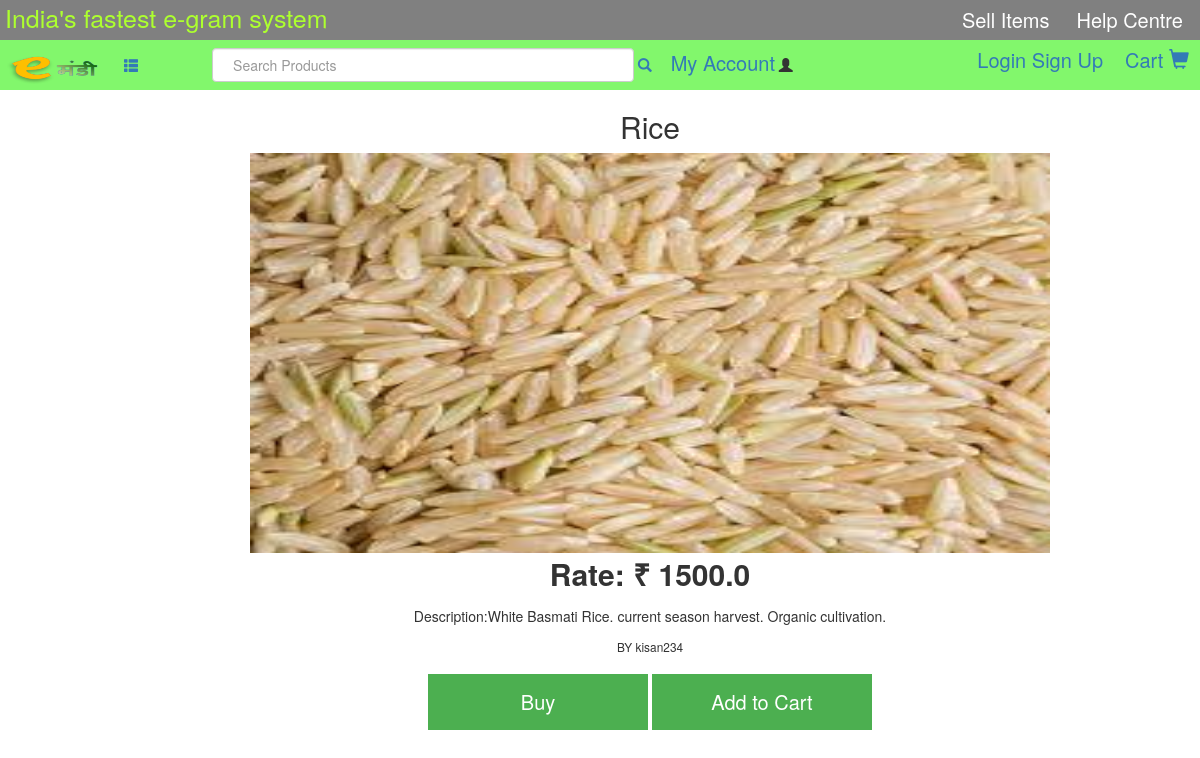
The app's page /accounts/10/ with its own data.
### main/models.py (models this page shows, shortened)
class Product(models.Model):
	image = models.ImageField()
	product= models.CharField(max_length=150)
	description = models.TextField()
	rate = models.CharField(max_length=150)
	date = models.DateTimeField(auto_now_add=True)
	Quantity = models.CharField(max_length=30)
	seller = models.ForeignKey(User,default=None,on_delete=models.CASCADE,null=False,related_name='userrel')

### main/views.py (the view)
# urls.py: path('<id>/',views.productdetail,name='detail'),
def productdetail(request,id):
	try:
		productdet=get_object_or_404(Product,id=id)
		return render(request,'main/product_detail.html',{'productdet':productdet})
	except ValueError:
		return redirect('home')

### templates/main/product_detail.html (shortened to what this page needs)
<!DOCTYPE html>
{%load static%}
<html lang="en">
<head>
	<link rel="stylesheet" type="text/css" href="https://maxcdn.bootstrapcdn.com/bootstrap/3.3.7/css/bootstrap.min.css" >
	<link rel="stylesheet" href="https://cdnjs.cloudflare.com/ajax/libs/font-awesome/4.7.0/css/font-awesome.min.css">
	<link rel="stylesheet" href="{% static "css/home.css"%}">
	</head>
	<body>
		<div id="header-1">
			<ul class="list-inline">
				<li> India's fastest e-gram system  </li>
				<li class="header-1-link"> <a href="#"  > Help Centre </a> </li>
				<li class="header-1-link"> <a href="{%url 'add'%}"  > Sell Items </a> </li>
			</ul>
		</div>
		<div id="header2">
			<ul class="list-inline">
				<li> <a href="{% url 'home' %}"> <img src="{%static "main/emandi.png"%}" width="100" height="34" alt="e-gram" > </a> </li>
				<li> <a href="#"> <span class="glyphicon glyphicon-th-list" </span> </a> </li>
				<li id="search-bar">  <input type="text" class="form-control" placeholder="Search Products" size="120">
					<a href="#"> <span class="glyphicon glyphicon-search"> </span> </a>
				</li>
				<li id="cart-login"> <a href="#" > Cart <span class = "glyphicon glyphicon-shopping-cart"> </span> </a> </li>
				<li id="cart-login">
                 {%if user.is_authenticated %}
                  <a href="{%url 'logout'%}">Logout<span class="glyphicon glyphicon-off"></span></a>
				  <li style="font-color:rgb(0,0,78); font-size:20px;">Hi! {{user.get_username}}  </li>
                 {%else%}
				   <a href="{% url 'login'%}" style="width:auto;">Login</a>
				   <a href="{% url 'signu'%}" style="width:auto;">Sign Up</a></li>
				 {%endif%}
				<li> <a href="{% url 'acc'%}" style="width:auto; font-size:20px;">My Account</a> <span class = "glyphicon glyphicon-user"> </span></li>
			</ul>
		</div>
	    <div class="product-detail">
	    	<div class="producti">
	    		<h2 >{{productdet.product}}</h2>
                <img src="{{productdet.image.url}}" width=800px height=400px/>
                <p style="font-size:30px;">  <b>Rate: &#x20b9; {{productdet.rate}}</b></p>
	    		<p>Description:{{productdet.description}}</p>
	    		<p ><small>BY {{productdet.seller}}</small></p>
	    		<button type="button" style="font-size:20px;">Buy</button>
				<a href="{%url 'crat' id=productdet.pk%}"><button type="button" id="cr" onclick="crate()" style="font-size:20px;">Add to Cart</button>
				</a></div></div></body></html>

### static/css/home.css (style rules this page uses)
body { background-color : margin:0px; }
#header-1 ul li { font-size:25px; color: greenyellow; }
.list-inline li { margin-left:5px; display:inline; }
#header-1 { background-color : gray; height:40px; min-width:768px; }
.header-1-link { margin-left:2%; margin-right:1%; float:right; }
.header-1-link a { color:white; font-size:20px; }
#header2 { background-color : rgb(130,247,108); min-width:1041px; }
#search-bar { margin-left:5%; margin-right:0px; }
#cart-login { float:right; margin:6px; font-size:20px; }
input[type=text], input[type=password] { width: 35%; padding: 12px 20px; margin: 8px 0; display: inline-block; border: 1px solid #ccc; box-sizing: border-box; }
button { background-color: #4CAF50; color: white; padding: 14px 20px; margin: 8px 0; border: none; cursor: pointer; width: 20%; }

### templates/main/product_detail.html (style rules this page uses)
.product-detail { margin-left:100px; text-align: center; }

### records on screen
Product: product "Rice", image (picture), rate "1500.0", description "White Basmati Rice. current season harvest. Organic cultivation.", seller "kisan234"
